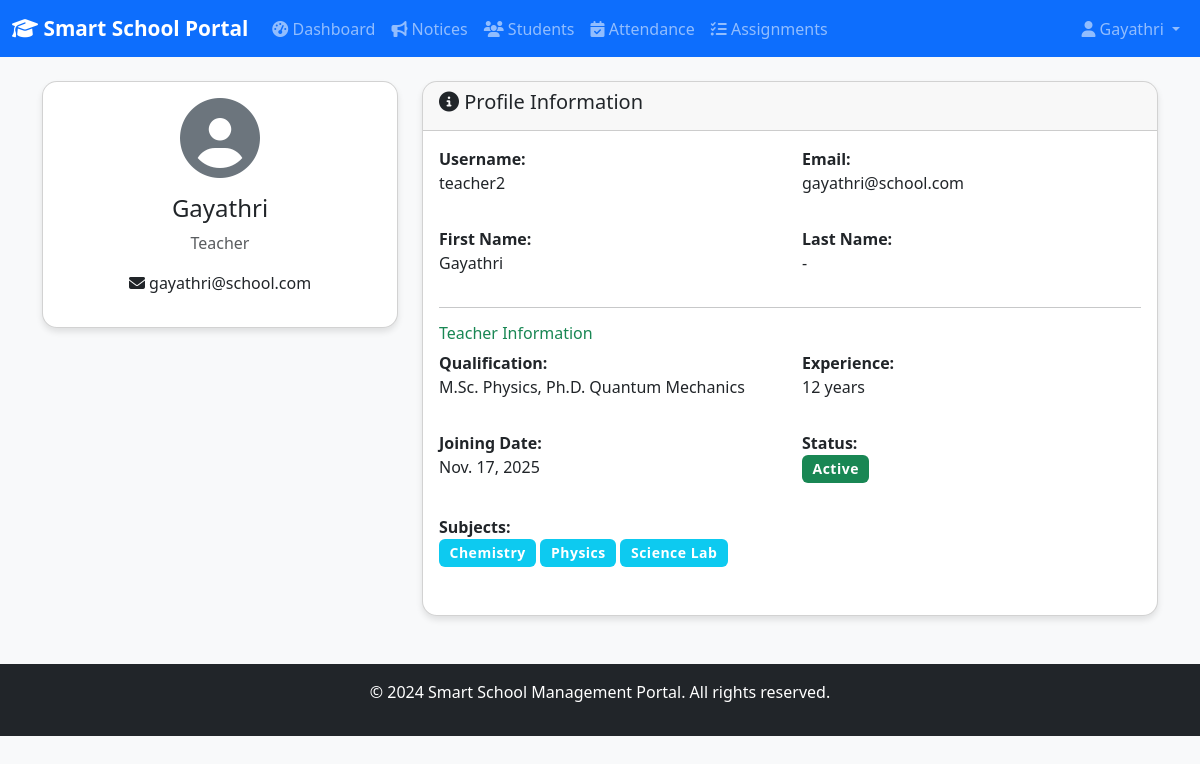
The app's page /profile/ (signed in) with its own data.
### school/models.py (models this page shows, shortened)
class User(AbstractUser):
    ROLE_CHOICES = (
        ('admin', 'Admin'),
        ('teacher', 'Teacher'),
        ('student', 'Student'),
    )
    role = models.CharField(
        max_length=20,
        choices=ROLE_CHOICES,
        help_text="User role in the system"
    )
    phone = models.CharField(max_length=20, blank=True, null=True)
    address = models.TextField(blank=True, null=True)
    date_of_birth = models.DateField(blank=True, null=True)
    profile_picture = models.ImageField(
        upload_to='profile_pictures/',
        blank=True,
        null=True
    )
    class Meta:
        verbose_name = 'User'
        verbose_name_plural = 'Users'
        ordering = ['username']
    def get_full_name(self):
        full_name = f"{self.first_name} {self.last_name}".strip()
        return full_name if full_name else self.username

class Teacher(models.Model):
    user = models.OneToOneField(
        User,
        on_delete=models.CASCADE,
        related_name='teacher_profile'
    )
    subjects = models.ManyToManyField(
        Subject,
        blank=True,
        related_name='teachers'
    )
    qualification = models.CharField(max_length=200, blank=True, null=True)
    experience_years = models.IntegerField(
        default=0,
        validators=[MinValueValidator(0)]
    )
    joining_date = models.DateField(default=timezone.now)
    is_active = models.BooleanField(default=True)
    class Meta:
        verbose_name = 'Teacher'
        verbose_name_plural = 'Teachers'
        ordering = ['user__first_name', 'user__last_name']

class Subject(models.Model):
    name = models.CharField(
        max_length=100,
        unique=True,
        help_text="Subject name"
    )
    code = models.CharField(
        max_length=20,
        blank=True,
        null=True,
        unique=True,
        help_text="Subject code (e.g., MATH101)"
    )
    description = models.TextField(blank=True, null=True)
    created_at = models.DateTimeField(default=timezone.now)
    class Meta:
        verbose_name = 'Subject'
        verbose_name_plural = 'Subjects'
        ordering = ['name']

### school/views.py (the view)
# urls.py: path('profile/', views.profile, name='profile'),
@login_required
def profile(request):
    user = request.user
    context = {'user': user}
    if user.role == 'student':
        try:
            context['student'] = user.student_profile
        except Student.DoesNotExist:
            pass
    elif user.role == 'teacher':
        try:
            context['teacher'] = user.teacher_profile
        except Teacher.DoesNotExist:
            pass
    return render(request, 'school/profile.html', context)

### templates/school/profile.html (shortened to what this page needs)
{% extends 'base.html' %}
{% block content %}
<div class="row">
    <div class="col-md-4">
        <div class="card">
            <div class="card-body text-center">
                {% if user.profile_picture %}
                    <img src="{{ user.profile_picture.url }}" alt="Profile Picture" class="profile-picture mb-3">
                {% else %}
                    <i class="fas fa-user-circle fa-5x text-secondary mb-3"></i>
                {% endif %}
                <h4>{{ user.get_full_name|default:user.username }}</h4>
                <p class="text-muted">{{ user.get_role_display }}</p>
                <p><i class="fas fa-envelope"></i> {{ user.email }}</p>
            </div>
        </div>
    </div>
    <div class="col-md-8">
        <div class="card">
            <div class="card-header">
                <h5><i class="fas fa-info-circle"></i> Profile Information</h5>
            </div>
            <div class="card-body">
                <div class="row mb-3">
                    <div class="col-md-6">
                        <strong>Username:</strong>
                        <p>{{ user.username }}</p>
                    </div>
                    <div class="col-md-6">
                        <strong>Email:</strong>
                        <p>{{ user.email }}</p>
                    </div>
                </div>
                <div class="row mb-3">
                    <div class="col-md-6">
                        <strong>First Name:</strong>
                        <p>{{ user.first_name|default:"-" }}</p>
                    </div>
                    <div class="col-md-6">
                        <strong>Last Name:</strong>
                        <p>{{ user.last_name|default:"-" }}</p>
                    </div>
                </div>
                {% if student %}
                    <hr>
                    <h6 class="text-primary">Student Information</h6>
                    <div class="row mb-3">
                        <div class="col-md-6">
                            <strong>Roll Number:</strong>
                            <p>{{ student.roll_no }}</p>
                        </div>
                        <div class="col-md-6">
                            <strong>Class:</strong>
                            <p>{{ student.classroom|default:"-" }}</p>
                        </div>
                    </div>
                    <div class="row mb-3">
                        <div class="col-md-6">
                            <strong>Parent Name:</strong>
                            <p>{{ student.parent_name|default:"-" }}</p>
                        </div>
                        <div class="col-md-6">
                            <strong>Parent Phone:</strong>
                            <p>{{ student.parent_phone|default:"-" }}</p>
                        </div>
                    </div>
                    <div class="row mb-3">
                        <div class="col-md-6">
                            <strong>Admission Date:</strong>
                            <p>{{ student.admission_date }}</p>
                        </div>
                        <div class="col-md-6">
                            <strong>Status:</strong>
                            <p>
                                {% if student.is_active %}
                                    <span class="badge bg-success">Active</span>
                                {% else %}
                                    <span class="badge bg-danger">Inactive</span>
                                {% endif %}
                            </p>
                        </div>
                    </div>
                {% elif teacher %}
                    <hr>
                    <h6 class="text-success">Teacher Information</h6>
                    <div class="row mb-3">
                        <div class="col-md-6">
                            <strong>Qualification:</strong>
                            <p>{{ teacher.qualification|default:"-" }}</p>
                        </div>
                        <div class="col-md-6">
                            <strong>Experience:</strong>
                            <p>{{ teacher.experience_years }} years</p>
                        </div>
                    </div>
                    <div class="row mb-3">
                        <div class="col-md-6">
                            <strong>Joining Date:</strong>
                            <p>{{ teacher.joining_date }}</p>
                        </div>
                        <div class="col-md-6">
                            <strong>Status:</strong>
                            <p>
                                {% if teacher.is_active %}
                                    <span class="badge bg-success">Active</span>
                                {% else %}
                                    <span class="badge bg-danger">Inactive</span>
                                {% endif %}
                            </p>
                        </div>
                    </div>
                    <div class="row mb-3">
                        <div class="col-md-12">
                            <strong>Subjects:</strong>
                            <p>
                                {% if teacher.subjects.all %}
                                    {% for subject in teacher.subjects.all %}
                                        <span class="badge bg-info">{{ subject.name }}</span>
                                    {% endfor %}
                                {% else %}
                                    <span class="text-muted">No subjects assigned</span>
                                {% endif %}
                            </p>
                        </div>
                    </div>
                {% endif %}
            </div>
        </div>
    </div>
</div>
{% endblock %}

### templates/base.html (shortened to what this page needs)
<!DOCTYPE html>
<html lang="en">
<head>
    <link href="https://cdn.jsdelivr.net/npm/bootstrap@5.3.0/dist/css/bootstrap.min.css" rel="stylesheet">
    <link rel="stylesheet" href="https://cdnjs.cloudflare.com/ajax/libs/font-awesome/6.4.0/css/all.min.css">
    {% load static %}
    <link rel="stylesheet" href="{% static 'css/style.css' %}">
</head>
<body>
    <nav class="navbar navbar-expand-lg navbar-dark bg-primary">
        <div class="container-fluid">
            <a class="navbar-brand" href="{% url 'home' %}">
                <i class="fas fa-graduation-cap"></i> Smart School Portal
            </a>
            <div class="collapse navbar-collapse" id="navbarNav">
                <ul class="navbar-nav me-auto">
                    {% if user.is_authenticated %}
                        <li class="nav-item">
                            <a class="nav-link" href="{% url 'dashboard' %}">
                                <i class="fas fa-tachometer-alt"></i> Dashboard
                            </a>
                        </li>
                        <li class="nav-item">
                            <a class="nav-link" href="{% url 'notice_list' %}">
                                <i class="fas fa-bullhorn"></i> Notices
                            </a>
                        </li>
                        {% if user.role == 'student' %}
                            <li class="nav-item">
                                <a class="nav-link" href="{% url 'assignment_list' %}">
                                    <i class="fas fa-tasks"></i> Assignments
                                </a>
                            </li>
                            <li class="nav-item">
                                <a class="nav-link" href="{% url 'result_list' %}">
                                    <i class="fas fa-chart-line"></i> Results
                                </a>
                            </li>
                        {% elif user.role == 'teacher' %}
                            <li class="nav-item">
                                <a class="nav-link" href="{% url 'student_list' %}">
                                    <i class="fas fa-users"></i> Students
                                </a>
                            </li>
                            <li class="nav-item">
                                <a class="nav-link" href="{% url 'attendance_list' %}">
                                    <i class="fas fa-calendar-check"></i> Attendance
                                </a>
                            </li>
                            <li class="nav-item">
                                <a class="nav-link" href="{% url 'assignment_list' %}">
                                    <i class="fas fa-tasks"></i> Assignments
                                </a>
                            </li>
                        {% endif %}
                    {% endif %}
                </ul>
                <ul class="navbar-nav">
                    {% if user.is_authenticated %}
                        <li class="nav-item dropdown">
                            <a class="nav-link dropdown-toggle" href="#" id="navbarDropdown" role="button" data-bs-toggle="dropdown">
                                <i class="fas fa-user"></i> {{ user.get_full_name|default:user.username }}
                            </a>
                        </li>
                    {% endif %}
                </ul>
            </div>
        </div>
    </nav>
    <main class="container my-4">
        {% block content %}{% endblock %}
    </main>
    <footer class="bg-dark text-white text-center py-3 mt-5">
        <div class="container">
            <p>&copy; 2024 Smart School Management Portal. All rights reserved.</p>
        </div>
    </footer>
</body>
</html>

### static/css/style.css (style rules this page uses)
:root { --primary-color: #0d6efd; --secondary-color: #6c757d; --success-color: #198754; --danger-color: #dc3545; --warning-color: #ffc107; --info-color: #0dcaf0; }
body { font-family: 'Segoe UI', Tahoma, Geneva, Verdana, sans-serif; background-color: #f8f9fa; }
.navbar-brand { font-weight: bold; font-size: 1.3rem; }
.card { border-radius: 15px; box-shadow: 0 4px 6px rgba(0,0,0,0.1); transition: transform 0.3s, box-shadow 0.3s; overflow: hidden; }
footer { margin-top: auto; }
.container { animation: fadeIn 0.5s ease-in; }
.badge { padding: 0.5em 0.75em; font-size: 0.875rem; }
.badge { font-weight: 600; letter-spacing: 0.5px; }
.fas, .far, .fab { transition: all 0.3s ease; }

### records on screen
User: get_full_name "Gayathri", role "Teacher", email "gayathri@school.com", username "teacher2", first_name "Gayathri", last_name "-"
Teacher: qualification "M.Sc. Physics, Ph.D. Quantum Mechanics", experience_years "12", joining_date "Nov. 17, 2025"
Subject: name "Chemistry"
Subject: name "Physics"
Subject: name "Science Lab"
